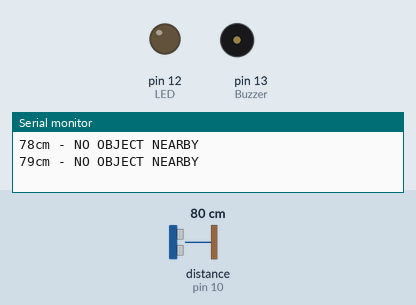
A sketch run on a simulated Arduino Uno, built with avr-gcc and run on an emulated ATmega328P. Shown: output pins drawn as LEDs (lit = HIGH), buzzer (waves = sounding, pin HIGH), the last lines printed to the serial monitor. Wiring (inferred from the names in the program): ultrasonic range finder: trigger pin 11; echo pin 10. The inputs (shaded band) are chosen by the test bench; at power-on: distance to the obstacle (sensor on pin 10) 80 cm. The echo pulse lasts 58.3 µs per cm; pins used as bus, display or sensor lines are not drawn.

Above: at 1.8 s.
1.9 s: distance to the obstacle (sensor on pin 10) set to 17 cm
3.4 s: distance to the obstacle (sensor on pin 10) set to 13 cm
At 4.4 s:
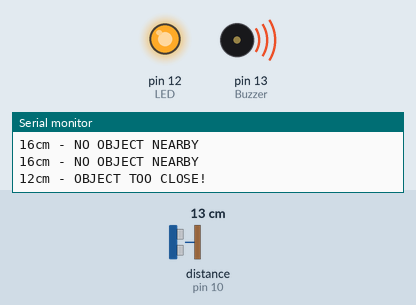
5.5 s: distance to the obstacle (sensor on pin 10) set to 18 cm
At 7.2 s:
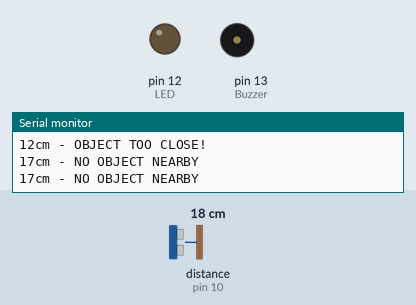
7.5 s: distance to the obstacle (sensor on pin 10) set to 2 cm
At 8.9 s:
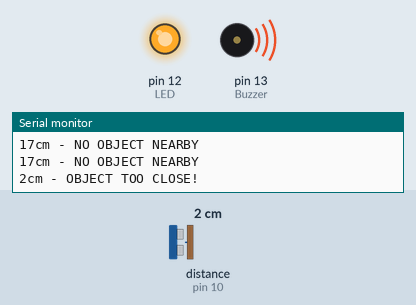
Timing chart, 0 to 10.5 s (numbered marks = the images above; inputs shaded):
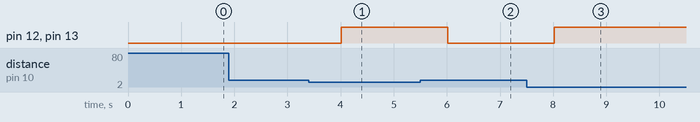

Measured:
- the behaviour switches between 16 and 15 cm on distance to the obstacle (sensor on pin 10) (found by bisection; images 0 and 1)
- after the input at 3.4 s, pin 12 (LED), pin 13 (Buzzer): LOW → HIGH after 0.62 s
- after the input at 5.5 s, pin 12 (LED), pin 13 (Buzzer): HIGH → LOW after 0.52 s
- after the input at 7.5 s, pin 12 (LED), pin 13 (Buzzer): LOW → HIGH after 0.52 s

The sketch:

Object_Detection_Using_Ultrasonic_Sensor.ino
```cpp
int time = 1000;
int LED = 12;
int Buzzer = 13;
const int trigPin = 11;
const int echoPin = 10;
long duration;

void setup()
{
  pinMode(trigPin, OUTPUT);
  pinMode(echoPin, INPUT);

  pinMode(LED, OUTPUT);
  pinMode(Buzzer, OUTPUT);
  Serial.begin(9600);
}

void loop()
{
  digitalWrite(trigPin, LOW);
  digitalWrite(trigPin, HIGH);
  digitalWrite(trigPin, LOW);
  pinMode(echoPin, INPUT);

  duration = pulseIn(echoPin, HIGH);
  int objectInCm= duration*0.034/2;

  Serial.print(objectInCm);
  Serial.print("cm - ");

  if (objectInCm < 15)
  {
    digitalWrite(Buzzer, HIGH);
    digitalWrite(LED, HIGH);
    Serial.println("OBJECT TOO CLOSE!");
  }
  else
  {
    digitalWrite(Buzzer, LOW);
    digitalWrite(LED, LOW);
    Serial.println("NO OBJECT NEARBY");
  }
  delay(time);
}
```
